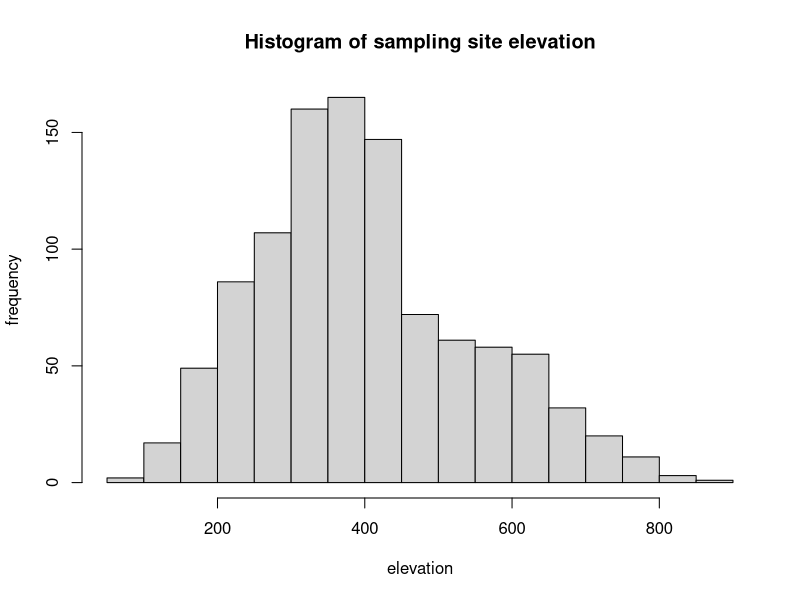
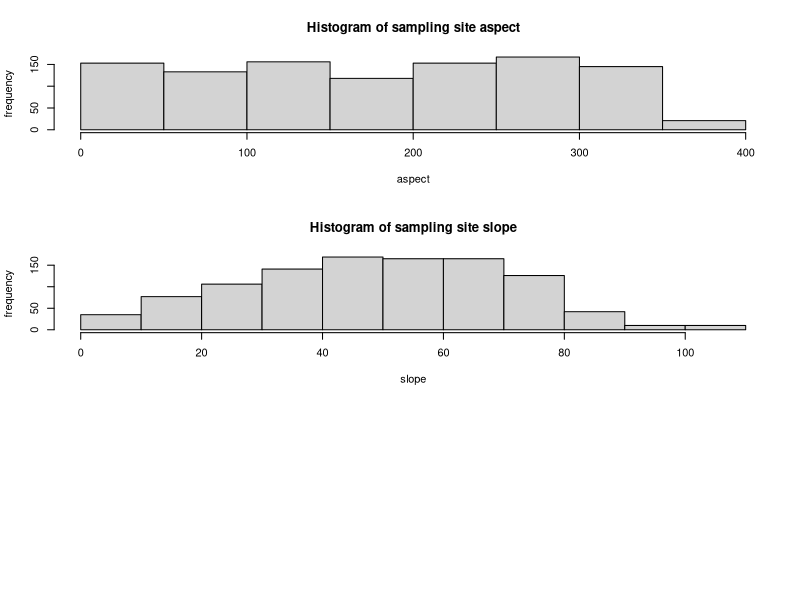

These charts were generated, in order, by the following R code: (Note: this script raises an error after producing the figures.)
install.packages("here")
require("here")
read.csv(here("data", "hab.sta.csv"))
dat_habitat <- data.frame(read.csv(here("data", "hab.sta.csv")))
hist(x= dat_habitat$elev, main = "Histogram of sampling site elevation", xlab= "elevation", ylab= "frequency")
par(mfrow = c(3, 1))
hist(x= dat_habitat$aspect, main = "Histogram of sampling site aspect", xlab= "aspect", ylab= "frequency")
hist(x=dat_habitat$slope, main = "Histogram of sampling site slope", xlab= "slope", ylab= "frequency")
breaks(hist(x= dat_habitat$aspect, main = "Histogram of sampling site aspect", xlab= "aspect", ylab= "frequency"))



plot(x=dat_habitat$aspect, y=dat_habitat$ba.tot, main= "Scatterplot of aspect data", xlab= "aspect", ylab= "total basal area", cex= 0.4)
curve(line_point_slope(x, x1 = 50, y1 = 15, slope = 0.3), add = TRUE)

plot(x=dat_habitat$elev, y= dat_habitat$ba.tot, main= "Scatterplot of elevation data", xlab= "elevation", ylab= "total basal area", cex= 0.4)
curve(line_point_slope(x, x1 = 25, y1 = 5, slope = 0.1), add = TRUE)


plot(x=dat_habitat$slope, y=dat_habitat$ba.tot, main= "Scatterplot of slope data", xlab= "slope", ylab= "total basal area", cex= 0.4)
curve(line_point_slope(x, x1 = 50, y1 = 50, slope = 1), add = TRUE)

# Calculates the value of y for a linear function, given the coordinates
# of a known point (x1, y1) and the slope of the line.
line_point_slope = function(x, x1, y1, slope)
{
  get_y_intercept = 
    function(x1, y1, slope) 
      return(-(x1 * slope) + y1)
  
  linear = 
    function(x, yint, slope) 
      return(yint + x * slope)
  
  return(linear(x, get_y_intercept(x1, y1, slope), slope))
}


par(mfrow = c(2,2))

